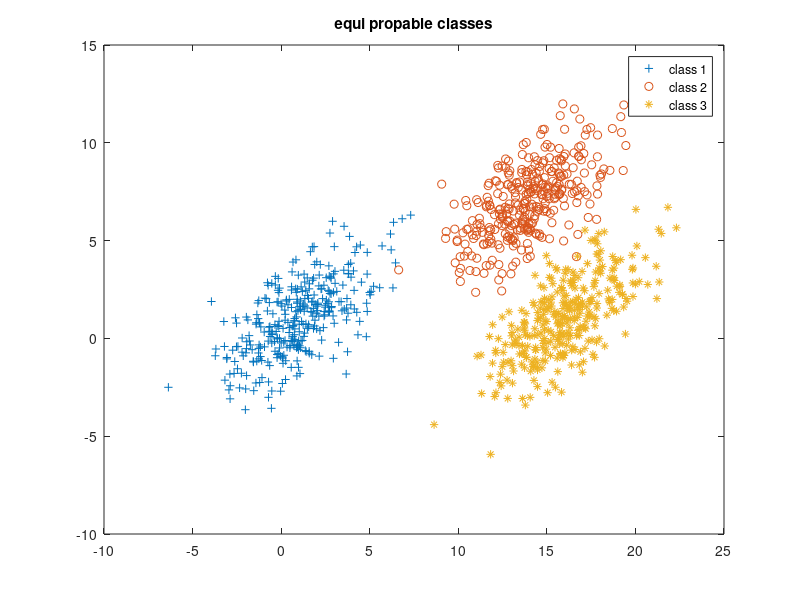

Write the MATLAB code that produced this figure. (Note: this script raises an error after producing the figure.)
clc; 
clear all;
close all;

N=1000;
m1=[1 1]';
m2=[14 7]';
m3=[16 1]';
s1=[5 3; 3 4];
s2=[5 3; 3 4];
s3=[5 3; 3 4];

x1=[5 2]';
x2=[17 5]';
x3=[9 2]';

pw=[1/3 1/3 1/3];




mu = m1;
Sigma =s1;
rng('default')  % For reproducibility
R1 = mvnrnd(mu,Sigma,333);

mu = m2;
Sigma =s2;
rng('default')  % For reproducibility
R2 = mvnrnd(mu,Sigma,333);


mu = m3;
Sigma =s3;
rng('default')  % For reproducibility
R3 = mvnrnd(mu,Sigma,334);

figure;
plot(R1(:,1),R1(:,2),'+')
hold on
plot(R2(:,1),R2(:,2),'o')
plot(R3(:,1),R3(:,2),'*')

title('equi propable classes')
legend('class 1','class 2','class 3')
hold off








% basian classification;

text="Basian classification";
disp(text)
disp(' ')


a1=Bayesian(x1);
text="given x1 belongs to class "+ num2str(a1);
disp(text)

a2=Bayesian(x2);
text2="given x2 belongs to class "+ num2str(a2);
disp(text2)

a3=Bayesian(x3);
text3="given x3 belongs to class "+ num2str(a3);
disp(text3)

%end

% Mahalanobis distance classification
disp(' ')
text="Mahalanobis distance classification";
disp(text)
disp(' ')

a1=md(x1);
text="given x1 belongs to class "+ num2str(a1);
disp(text)

a2=md(x2);
text2="given x2 belongs to class "+ num2str(a2);
disp(text2)

a3=md(x3);
text3="given x3 belongs to class "+ num2str(a3);
disp(text3)




% Euclidean distance classification
disp(' ')
text="Euclidean distance classification";
disp(text)
disp(' ')

a1=ed(x1);
text="given x1 belongs to class "+ num2str(a1);
disp(text)

a2=ed(x2);
text2="given x2 belongs to class "+ num2str(a2);
disp(text2)

a3=ed(x3);
text3="given x3 belongs to class "+ num2str(a3);
disp(text3)























function out=Bayesian(x)
m1=[1 1]';
m2=[14 7]';
m3=[16 1]';
s=[5 3; 3 4];

pw=[1/3 1/3 1/3];

px1_w1=1/(2*pi*det(s))*exp((-1/2)*(x-m1)'*inv(s)*(x-m1));
px1_w2=1/(2*pi*det(s))*exp((-1/2)*(x-m2)'*inv(s)*(x-m2));
px1_w3=1/(2*pi*det(s))*exp((-1/2)*(x-m3)'*inv(s)*(x-m3));

p=[px1_w1 px1_w2 px1_w3];

for i=1:3
    if p(i)==max(p)
        %text="given x belongs to class "+ num2str(i);
    %disp(text)
    out=i;
    end
end
end



function out=md(x)
m1=[1 1]';
m2=[14 7]';
m3=[16 1]';
s=[5 3; 3 4];


px1_w1=(x-m1)'*inv(s)*(x-m1);
px1_w2=(x-m2)'*inv(s)*(x-m2);
px1_w3=(x-m3)'*inv(s)*(x-m3);

p=[px1_w1 px1_w2 px1_w3];

for i=1:3
    if p(i)==min(p)
        %text="given x belongs to class "+ num2str(i);
    %disp(text)
    out=i;
    end
end
end


function out=ed(x)
m1=[1 1]';
m2=[14 7]';
m3=[16 1]';
s=[5 3; 3 4];


px1_w1=norm(x-m1);
px1_w2=norm(x-m2);
px1_w3=norm(x-m3);

p=[px1_w1 px1_w2 px1_w3]

for i=1:3
    if p(i)==min(p)
        %text="given x belongs to class "+ num2str(i);
    %disp(text)
    out=i;
    end
end
end




